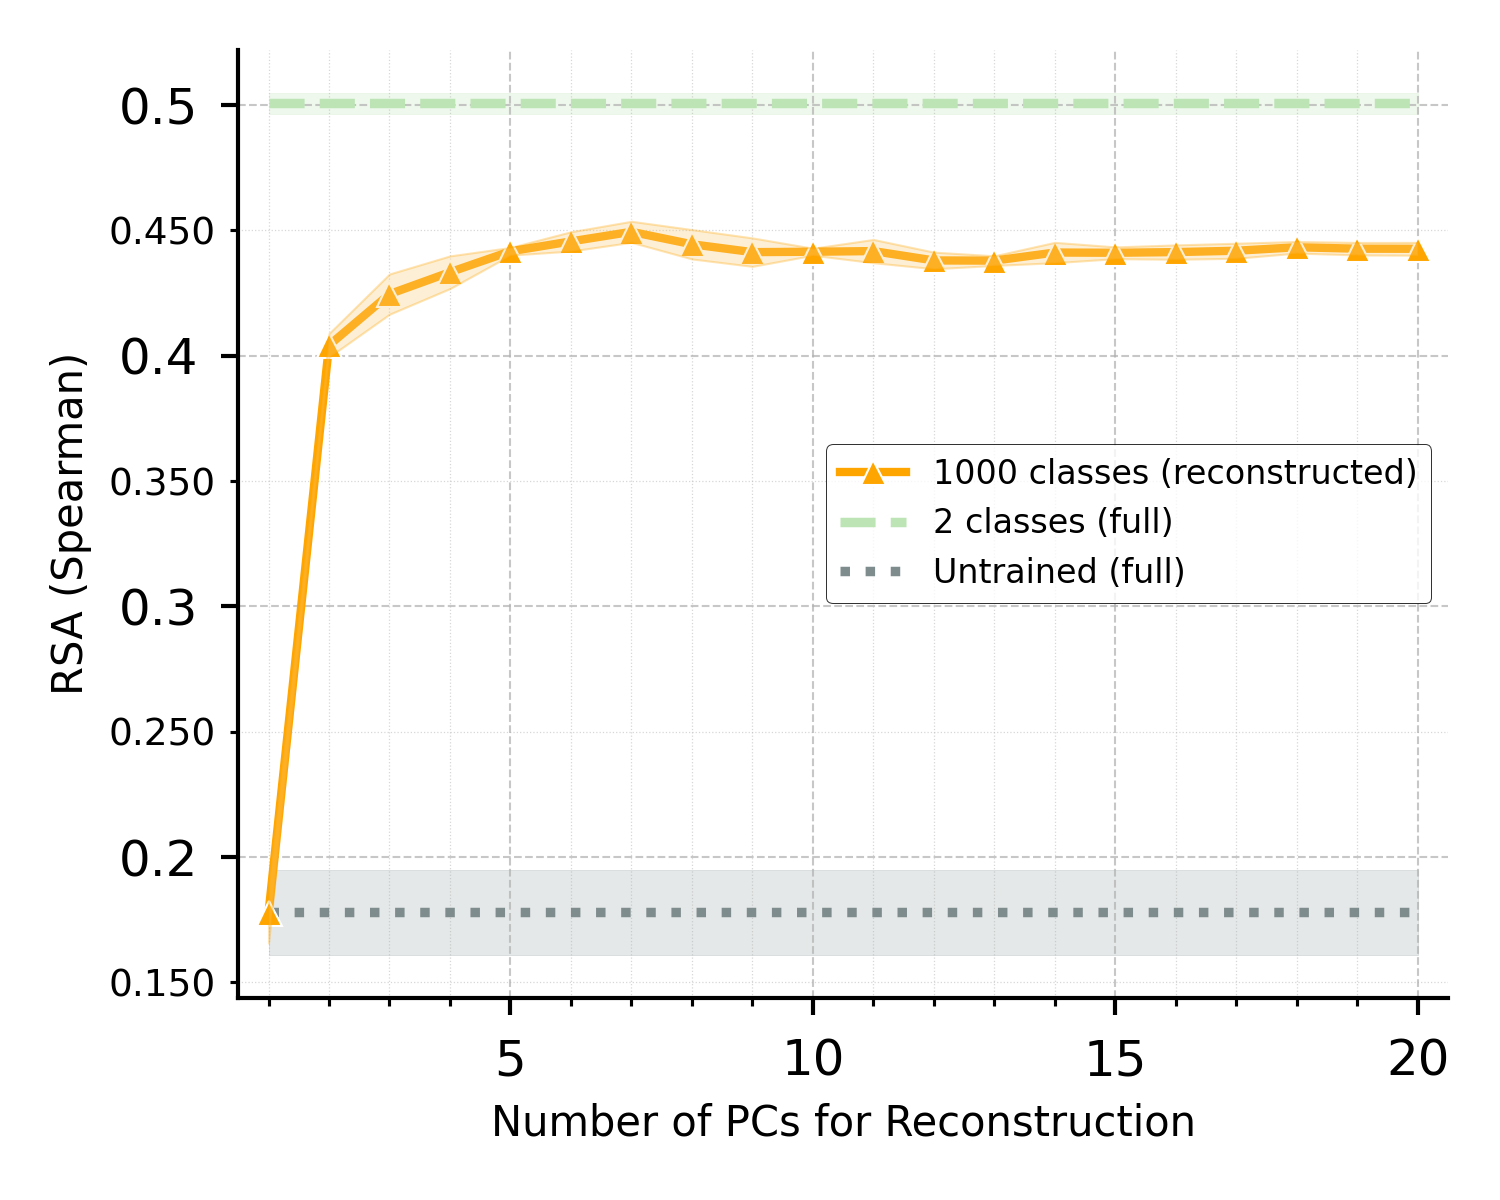

Write the Python code that produced this figure.
"""Comparison plots helper + CLI

Refactored for conciseness, simplicity, and separation of data prep from plotting.
"""

from __future__ import annotations

import os
from typing import List, Dict

import matplotlib.pyplot as plt
import numpy as np
import pandas as pd
from pydantic import constr
import seaborn as sns
from matplotlib.ticker import MultipleLocator, AutoMinorLocator, FormatStrFormatter

from plotters.utils import plotter_utils as plt_utils

# -----------------------------------------------------------------------------
# PLOTTER ----------------------------------------------------------------------
# -----------------------------------------------------------------------------
COLORS = {
    "initial": "#7f8c8d", # Grey for Untrained
    "final": "#FFA500",   # Adjusted to DarkOrange for 1000 Classes
    "pca": dict(zip([2, 4, 8, 16, 32, 64], sns.color_palette('Greens', n_colors=6))),
}

def create_reconstructed_rsa_plot(
    reconstruction_data: np.ndarray,
    untrained_data: pd.DataFrame | None = None,
    best_pc_data: pd.DataFrame | None = None,
    output_path: str | None = None,
    cfg: Dict | None = None,
):
    """Generate and save a comparison plot using pre-processed data.

    Args:
        reconstruction_data (np.ndarray): A 3x20 numpy array (seeds x pca_k) for reconstruction scores.
        untrained_data (pd.DataFrame | None): Data for the untrained model (mean/std over seeds for a layer).
        best_pc_data (pd.DataFrame | None): Data for the best PC model (mean/std over seeds for a layer).
        output_path (str | None): Path to save the plot.
        cfg (Dict | None): Configuration dictionary for plot details.
    """
    if cfg is None:
        cfg = {}

    # Use a style suitable for scientific publications
    plt.style.use("seaborn-v0_8-paper")
    
    # Store original rcParams to restore them later
    original_rc_params = plt.rcParams.copy()
    try:
        plt.rcParams.update({
            'font.family': 'sans-serif', 'font.sans-serif': ['Arial', 'DejaVu Sans'],
            'font.size': 11,       # Base size for text elements not otherwise specified
            'axes.titlesize': 11,  # Title font size
            'axes.labelsize': 10,  # X and Y axis labels font size
            'xtick.labelsize': 12, # X tick labels font size - User updated
            'ytick.labelsize': 12, # Y tick labels font size - User updated
            'legend.fontsize': 8,  # Adjusted for more legend items
            'axes.linewidth': 1.0  # Linewidth for axes frame (spines)
        })

        fig, ax = plt.subplots(figsize=(cfg.get("figsize", (5, 4))))

        # Plotting reconstruction data
        if reconstruction_data.shape != (3, 20):
            raise ValueError(f"reconstruction_data must have shape (3, 20), but got {reconstruction_data.shape}")

        pca_k_values = np.arange(1, 21)  # pca_k from 1 to 20
        mean_scores_recon = np.mean(reconstruction_data, axis=0)
        std_scores_recon = np.std(reconstruction_data, axis=0)

        line_color_recon = COLORS["final"] # Use "final" as it's the main line like 1000 classes
        fill_color_recon = sns.light_palette(line_color_recon, n_colors=3)[1]

        ax.plot(pca_k_values, mean_scores_recon, marker='^', linestyle='-', color=line_color_recon, 
                label="1000 classes (reconstructed)", markersize=6, linewidth=2, # 1.875 * 1.3
                markeredgecolor='white', markeredgewidth=0.5, zorder=3)
        ax.fill_between(pca_k_values, mean_scores_recon - std_scores_recon, mean_scores_recon + std_scores_recon, 
                        alpha=0.3, color=fill_color_recon, edgecolor=line_color_recon, linewidth=0.5, zorder=3)

        # Plot Best PC Data (plotting before Untrained to get desired legend order)
        if best_pc_data is not None and not best_pc_data.empty:
            layer_name_best_pc = cfg.get('layers_pc', ['unknown_layer'])[0]
            n_classes_best_pc = int(cfg.get('best_pc_n_classes', [0])[0]) 
            best_pc_layer_scores = best_pc_data[best_pc_data['layer'] == layer_name_best_pc]['score']

            if not best_pc_layer_scores.empty:
                mean_best_pc = best_pc_layer_scores.mean()
                std_best_pc = best_pc_layer_scores.std()

                pc_line_color = COLORS["pca"].get(4, '#808080') # Line color
                
                # Use a fixed blue from the COLORS["pca"] palette for the fill, as requested by the user.
                # COLORS["pca"][16] is the 4th color in the 'Blues' palette of 6.
                pc_fill_color = COLORS["pca"].get(2, '#ADD8E6') # Fill color - using a specific key from the palette
                fill_alpha = 0.5

                ax.plot(pca_k_values, np.full_like(pca_k_values, mean_best_pc, dtype=float),
                        color=pc_line_color, linestyle='--', linewidth=2.275, 
                        label=f"{n_classes_best_pc} classes (full)", zorder=2)
                ax.fill_between(pca_k_values, mean_best_pc - std_best_pc, mean_best_pc + std_best_pc, 
                               color=pc_fill_color, alpha=fill_alpha, zorder=1)

        # Plot Untrained Data
        if untrained_data is not None and not untrained_data.empty:
            layer_name_untrained = cfg.get('layers_1k', ['unknown_layer'])[0]
            untrained_layer_scores = untrained_data[untrained_data['layer'] == layer_name_untrained]['score']
            if not untrained_layer_scores.empty:
                mean_untrained = untrained_layer_scores.mean()
                std_untrained = untrained_layer_scores.std()
                ax.plot(pca_k_values, np.full_like(pca_k_values, mean_untrained, dtype=float), 
                        color=COLORS["initial"], linestyle=':', linewidth=2.275, 
                        label="Untrained (full)", zorder=2)
                ax.fill_between(pca_k_values, mean_untrained - std_untrained, mean_untrained + std_untrained, 
                                color=COLORS["initial"], alpha=0.2, zorder=1)

        ax.set_xlabel("Number of PCs for Reconstruction") # Fontsize from rcParams
        ax.set_ylabel(f"RSA ({cfg.get('metric', 'Score')})") # Fontsize from rcParams
        
        ax.xaxis.set_major_locator(MultipleLocator(5))
        ax.xaxis.set_minor_locator(AutoMinorLocator(5))
        ax.set_xlim(left=0.5, right=20.5) # Start x-axis at 0.5, slight pad on right
        
        all_data_points_recon = mean_scores_recon # Use mean for y_lim calcs, stddev already included in fill
        if untrained_data is not None and not untrained_data.empty and 'mean_untrained' in locals():
            all_data_points_recon = np.append(all_data_points_recon, [mean_untrained - std_untrained, mean_untrained + std_untrained])
        if best_pc_data is not None and not best_pc_data.empty and 'mean_best_pc' in locals():
             all_data_points_recon = np.append(all_data_points_recon, [mean_best_pc - std_best_pc, mean_best_pc + std_best_pc])
        
        min_val_data = np.min(all_data_points_recon) if all_data_points_recon.size > 0 else 0
        max_val_data = np.max(all_data_points_recon) if all_data_points_recon.size > 0 else 1

        padding = (max_val_data - min_val_data) * 0.05 if (max_val_data - min_val_data) > 0 else 0.05 # Ensure padding if range is 0
        
        min_y = cfg.get("min_y", min_val_data - padding)
        max_y = cfg.get("max_y", max_val_data + padding)
        ax.set_ylim(min_y, max_y)

        # Y-axis: Dynamic major and minor ticks
        y_range = max_y - min_y
        if y_range > 0.2: # Consistent with full_vs_pcs_nsd.py
            ax.yaxis.set_major_locator(MultipleLocator(0.1))
        elif y_range > 0.05: # Consistent with full_vs_pcs_nsd.py
            ax.yaxis.set_major_locator(MultipleLocator(0.05))
        else:
            ax.yaxis.set_major_locator(plt.MaxNLocator(nbins=6, prune='both')) # Consistent

        ax.yaxis.set_minor_locator(AutoMinorLocator(2)) # Consistent
        
        # Tick parameters
        ax.tick_params(axis='x', which='major', direction='out', length=4, width=plt.rcParams['axes.linewidth'], top=False, right=False)
        ax.tick_params(axis='x', which='minor', direction='out', length=2, width=plt.rcParams['axes.linewidth']*0.75, top=False, right=False)
        
        ax.tick_params(axis='y', which='major', direction='out', length=4, width=plt.rcParams['axes.linewidth'], top=False, right=False)
        # Minor y-ticks: size and format (labelsize from rcParams['ytick.labelsize'])
        minor_tick_labelsize = int(plt.rcParams['ytick.labelsize'] * 0.75)
        ax.tick_params(axis='y', which='minor', direction='out', length=2, width=plt.rcParams['axes.linewidth']*0.75, 
                       labelsize=minor_tick_labelsize, labelleft=True, top=False, right=False) 
        ax.yaxis.set_minor_formatter(FormatStrFormatter("%.3f")) # Consistent

        # Grid
        ax.grid(True, which='major', linestyle='--', linewidth=0.5, alpha=0.7)
        ax.grid(True, which='minor', linestyle=':', linewidth=0.3, alpha=0.5)

        # Spines
        ax.spines['top'].set_visible(False)
        ax.spines['right'].set_visible(False)
        # Bottom and left spines will use 'axes.linewidth' from rcParams
        ax.spines['bottom'].set_linewidth(plt.rcParams['axes.linewidth'])
        ax.spines['left'].set_linewidth(plt.rcParams['axes.linewidth'])
        
        # Adjust legend position if it gets too crowded
        handles, labels = ax.get_legend_handles_labels()
        if handles:
             ax.legend(handles, labels, frameon=True, facecolor='white', edgecolor='black', 
                       loc='best', fontsize=plt.rcParams['legend.fontsize'])

        plt.tight_layout()

        if output_path:
            plt.savefig(output_path, dpi=300) # Ensure DPI for publication quality
            print(f"Plot saved to {output_path}")
        else:
            plt.show()
    finally:
        plt.rcParams.update(original_rc_params) # Restore original rcParams


def _load_csv(path: str) -> pd.DataFrame:
    if not os.path.isfile(path):
        raise FileNotFoundError(f"CSV file not found: {path}")
    print(f"  • Loading: {os.path.basename(path)}")
    return pd.read_csv(path)

if __name__ == "__main__":
    cfg = {
        "metric": "Spearman",
        "layers_1k": ["fc1"],
        "layers_pc": ["fc2"],
        "results_csv": "/home/ymehta3/research/VisionAI/visreps/logs/pc_reconstruction_analysis.csv",
        "best_pc_n_classes": [2], # PCA n_classes to plot
        "dataset": "things",
    }

    out_path = f"/home/ymehta3/research/VisionAI/visreps/plotters/fig3/reconstructed_rsa_{cfg['dataset']}.png"
    data_df = _load_csv(cfg["results_csv"])
    _, full_df = plt_utils.split_and_select_df(data_df,
                                            dataset=cfg["dataset"],
                                            metric=cfg["metric"],
                                            epoch=20,
                                            reconstruct_from_pcs=True,
                                            layers=cfg["layers_1k"])

    print("full_df shape: ", full_df.shape)
    best_pc_df, _ = plt_utils.split_and_select_df(data_df,
                                        dataset=cfg["dataset"],
                                        metric=cfg["metric"],
                                        epoch=20,
                                        pca_n_classes=cfg["best_pc_n_classes"],
                                        reconstruct_from_pcs=False,
                                        layers=cfg["layers_pc"])

    print("best_pc_df shape: ", best_pc_df.shape)

    untrained_results_csv = f"/home/ymehta3/research/VisionAI/visreps/logs/full-vs-pcs_{cfg['dataset']}.csv"
    data_df = _load_csv(untrained_results_csv)
    _, untrained_df = plt_utils.split_and_select_df(data_df,
                                            dataset=cfg["dataset"],
                                            metric=cfg["metric"],
                                            epoch=0,
                                            reconstruct_from_pcs=False,
                                            layers=cfg["layers_1k"])

    # This is the untrained results: should be plotted as a horizontal dashed line (mean + shaded std-dev).
    print("untrained_df shape: ", untrained_df.shape)

    # Prepare reconstruction_data (3 seeds x 20 pca_k values)
    # Assuming seeds are 1, 2, 3 and pca_k are 1 to 20
    # And the layer is fixed based on cfg["layers_1k"][0]
    
    # Filter for the specific layer
    layer_to_plot = cfg["layers_1k"][0]
    reconstruction_subset = full_df[full_df['layer'] == layer_to_plot]

    # Select only the columns essential for pivoting to prevent interference from other columns (e.g., 'region')
    # that might have problematic values (like NaNs) for the "Things" dataset or other datasets.
    # The pivot operation only needs 'seed', 'pca_k', and 'score'.
    essential_pivot_cols = ['seed', 'pca_k', 'score']
    
    # Ensure that the DataFrame passed to pivot_table only contains these columns.
    # If any of these essential columns are missing from full_df, 
    # this selection (or the subsequent pivot_table call) will raise a KeyError, which is appropriate.
    reconstruction_subset = reconstruction_subset[essential_pivot_cols]

    # Pivot table to get seeds as rows, pca_k as columns
    try:
        pivot_df = reconstruction_subset.pivot_table(
            index='seed', 
            columns='pca_k', 
            values='score'
        )
        # Ensure pca_k columns are sorted and cover 1-20
        expected_pca_k_cols = list(range(1, 21))
        pivot_df = pivot_df.reindex(columns=expected_pca_k_cols)
        
        # Fill NaN with a placeholder if necessary, or raise error
        # For now, let's assume data is complete for seeds 1,2,3 and pca_k 1-20
        # If seeds are not exactly [1,2,3], this needs adjustment
        # Forcing index to be 0,1,2 if seeds are e.g. 1,2,3
        # This assumes seeds are consecutive and start from 1, or are just three distinct seeds.
        # A more robust way would be to map seed values [1,2,3] to [0,1,2] indices.
        
        # Let's ensure we have 3 seeds. If not, this will fail or give wrong shape.
        if len(pivot_df.index) != 3:
            print(f"Warning: Expected 3 seeds, but found {len(pivot_df.index)}. Seeds: {pivot_df.index.tolist()}")
            # Handle case with fewer/more than 3 seeds if necessary
            # For now, proceed if it's 3, otherwise error out in the plot function
        
        reconstruction_data_np = pivot_df.to_numpy()
        
        if reconstruction_data_np.shape[1] != 20:
            raise ValueError(f"Pivot table for reconstruction data does not have 20 pca_k columns. Shape: {reconstruction_data_np.shape}")

        print(f"Shape of reconstruction_data_np: {reconstruction_data_np.shape}")
        print("Sample of reconstruction_data_np (first 5 pca_k values):")
        print(reconstruction_data_np[:, :5])

        plot_cfg = {
            "metric": cfg["metric"],
            "title": f'{cfg["metric"]} Score vs. PCs, Layer: {layer_to_plot}) - Reconstructed',
            "layers_1k": cfg["layers_1k"],
            "layers_pc": cfg["layers_pc"],
            "best_pc_n_classes": cfg["best_pc_n_classes"],
        }
        
        create_reconstructed_rsa_plot(
            reconstruction_data=reconstruction_data_np,
            untrained_data=untrained_df,
            best_pc_data=best_pc_df,
            output_path=out_path,
            cfg=plot_cfg
        )

    except KeyError as e:
        print(f"Error during pivot: {e}. This might happen if 'seed' or 'pca_k' is not in full_df or has unexpected values.")
        print("Columns in full_df:", full_df.columns)
        print("Unique seeds:", full_df['seed'].unique() if 'seed' in full_df else "N/A")
        print("Unique pca_k:", full_df['pca_k'].unique() if 'pca_k' in full_df else "N/A")

    # print(full_df)
